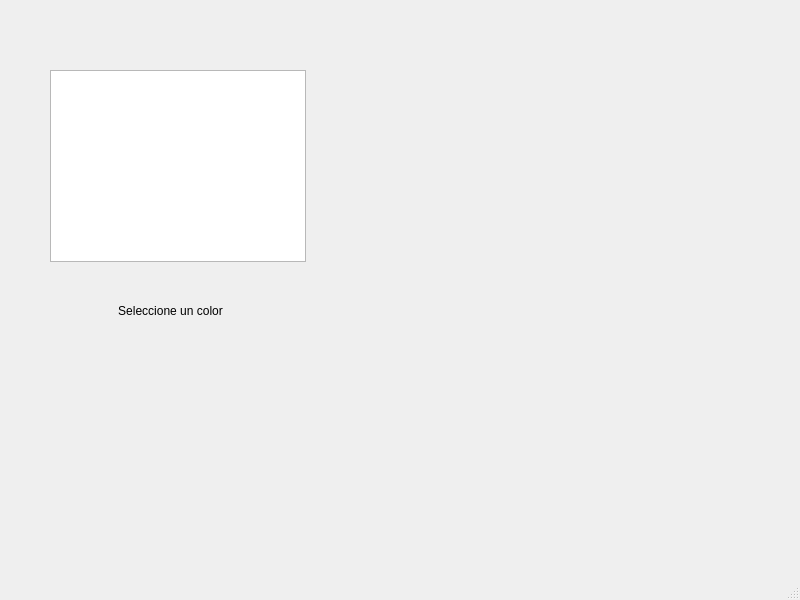
<?xml version="1.0" encoding="UTF-8"?>
<ui version="4.0">
 <class>MainWindow</class>
 <widget class="QMainWindow" name="MainWindow">
  <property name="geometry">
   <rect>
    <x>0</x>
    <y>0</y>
    <width>800</width>
    <height>600</height>
   </rect>
  </property>
  <property name="windowTitle">
   <string>MainWindow</string>
  </property>
  <widget class="QWidget" name="centralwidget">
   <widget class="QListWidget" name="listColores">
    <property name="geometry">
     <rect>
      <x>50</x>
      <y>70</y>
      <width>256</width>
      <height>192</height>
     </rect>
    </property>
   </widget>
   <widget class="QLabel" name="lblSeleccion">
    <property name="geometry">
     <rect>
      <x>110</x>
      <y>290</y>
      <width>121</width>
      <height>41</height>
     </rect>
    </property>
    <property name="layoutDirection">
     <enum>Qt::LayoutDirection::LeftToRight</enum>
    </property>
    <property name="text">
     <string>Seleccione un color</string>
    </property>
    <property name="alignment">
     <set>Qt::AlignmentFlag::AlignCenter</set>
    </property>
   </widget>
  </widget>
  <widget class="QMenuBar" name="menubar">
   <property name="geometry">
    <rect>
     <x>0</x>
     <y>0</y>
     <width>800</width>
     <height>22</height>
    </rect>
   </property>
  </widget>
  <widget class="QStatusBar" name="statusbar"/>
 </widget>
 <resources/>
 <connections/>
</ui>
